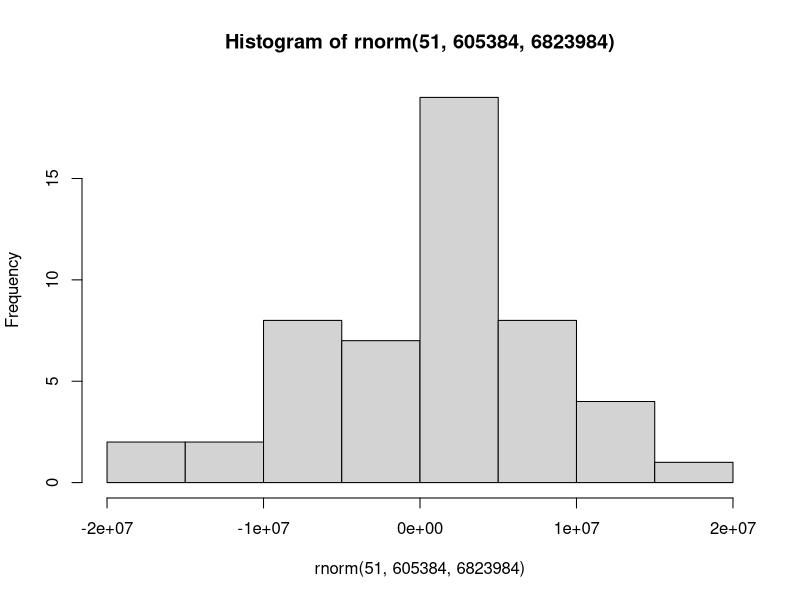

Here is the R script that generated this plot:
#3.5 Descriptive Stats 


#Measure of Central Tendency (mean, median mode)

#Measure of Dispersion (range, variance, standard deviation)


#Example Normal Distribution 
hist(rnorm(51, 605384, 6823984))

#R Takeaways: 
#1. normal distributions is used extensivley through applied statistics as a tool for making comparisons

#2. Key pieces of infroamtion to enable comparisons: 

#the dist had a charateristic shape 
#the distribution had a center point, mean 
#a "spread" whihc was the standard deviation 